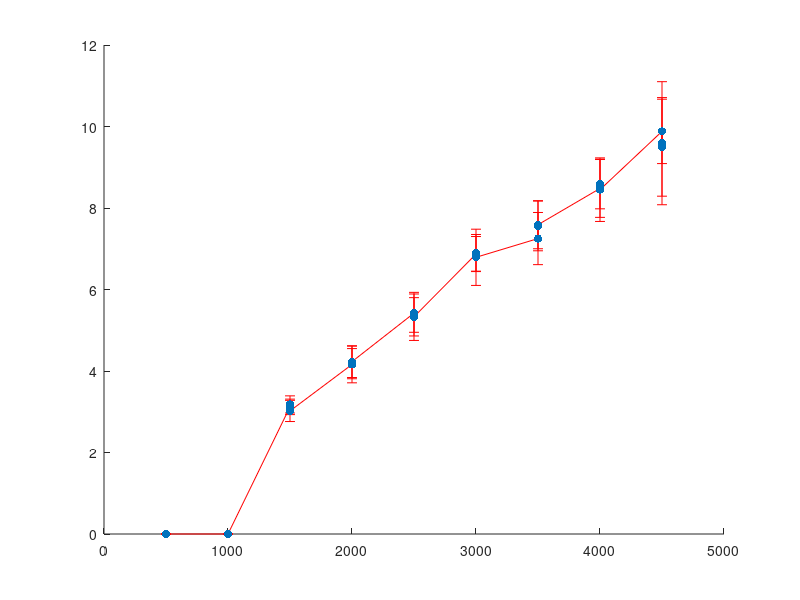

This figure's MATLAB source: (Note: this script raises an error after producing the figure.)
x = [500, 500, 500, 1000, 1000, 1000, 1500, 1500, 1500, 2000, 2000, 2000, 2500, 2500, 2500, 3000, 3000, 3000, 3500, 3500, 3500, 4000, 4000, 4000, 4500, 4500, 4500];

p_mean = [0, 0, 0, 0, 0, 0, 3.12, 3.18, 3.02, 4.16, 4.18, 4.23, 5.42, 5.34, 5.33, 6.87, 6.90, 6.79, 7.25, 7.56, 7.59, 8.48, 8.59, 8.45, 9.88, 9.59, 9.50];

p_sd = [0, 0, 0, 0, 0, 0, 0.19, 0.21, 0.26, 0.45, 0.37, 0.39, 0.47, 0.59, 0.47, 0.43, 0.45, 0.69, 0.64, 0.61, 0.59, 0.71, 0.61, 0.78, 0.79, 1.51, 1.21];

tri_mean = [1.08, 1.10, 1.03, 2.64, 2.63, 2.64, 3.26, 3.29, 3.75, 4.37, 4.36, 4.37, 5.43, 5.50, 5.70, 6.66, 6.75, 6.17, 7.11, 7.14, 7.51, 7.84, 8.12, 7.82, 9.60, 9.83, 9.05];

tri_sd = [0.36, 0.32, 0.31, 0.71, 0.77, 0.77, 0.87, 0.96, 0.95, 0.95, 1.00, 0.87, 1.21, 1.21, 1.14, 1.47, 1.43, 1.28, 1.41, 1.54, 1.70, 1.80, 1.89, 1.74, 2.01, 2.05, 4.91];

figure;
% Scatter plot for p_mean with error bars
scatter(x, p_mean, 'filled', 'r', 'DisplayName', 'Pitot\_mean');
hold on;
errorbar(x, p_mean, p_sd, 'r', 'LineStyle', 'none', 'HandleVisibility', 'off'); % Remove connecting lines

% Scatter plot for tri_mean with error bars
scatter(x, tri_mean, 'filled', 'b', 'DisplayName', 'Trisonica\_mean');
errorbar(x, tri_mean, tri_sd, 'b', 'LineStyle', 'none', 'HandleVisibility', 'off'); % Remove connecting lines

% Set xticks
x1 = 500:500:4500;
xticks(x1);

% Set axis labels and title
xlabel('Fan RPM', 'FontSize', 16, 'FontName', 'Serif');
ylabel('Mean Velocity Values with SD', 'FontSize', 16, 'FontName', 'Serif');
set(gca, 'FontName', 'Serif', 'FontSize', 16);

% Add grid and legend
grid on;
legend('show', 'Location', 'best');

% Display the plot
hold off;
